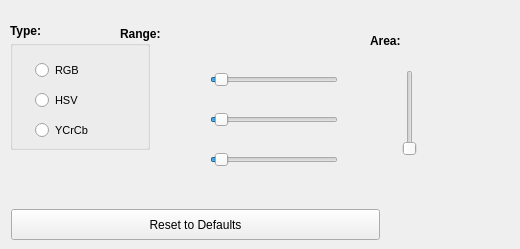
   <widget class="QWidget" name="TeamTab">
    <attribute name="title">
     <string>Team</string>
    </attribute>
    <widget class="QLabel" name="label_3">
     <property name="geometry">
      <rect>
       <x>120</x>
       <y>20</y>
       <width>71</width>
       <height>27</height>
      </rect>
     </property>
     <property name="minimumSize">
      <size>
       <width>0</width>
       <height>27</height>
      </size>
     </property>
     <property name="maximumSize">
      <size>
       <width>16777215</width>
       <height>27</height>
      </size>
     </property>
     <property name="font">
      <font>
       <pointsize>9</pointsize>
       <weight>75</weight>
       <bold>true</bold>
      </font>
     </property>
     <property name="text">
      <string>Range:</string>
     </property>
    </widget>
    <widget class="QLabel" name="label_2">
     <property name="geometry">
      <rect>
       <x>10</x>
       <y>20</y>
       <width>65</width>
       <height>21</height>
      </rect>
     </property>
     <property name="font">
      <font>
       <pointsize>9</pointsize>
       <weight>75</weight>
       <bold>true</bold>
      </font>
     </property>
     <property name="text">
      <string>Type:</string>
     </property>
    </widget>
    <widget class="QxtSpanSlider" name="TeamChannel1qxtSpanSlider">
     <property name="geometry">
      <rect>
       <x>210</x>
       <y>70</y>
       <width>128</width>
       <height>20</height>
      </rect>
     </property>
     <property name="sizePolicy">
      <sizepolicy hsizetype="Expanding" vsizetype="Fixed">
       <horstretch>0</horstretch>
       <verstretch>0</verstretch>
      </sizepolicy>
     </property>
     <property name="maximum">
      <number>255</number>
     </property>
     <property name="sliderPosition">
      <number>10</number>
     </property>
     <property name="orientation">
      <enum>Qt::Horizontal</enum>
     </property>
     <property name="tickPosition">
      <enum>QSlider::NoTicks</enum>
     </property>
     <property name="upperValue">
      <number>255</number>
     </property>
     <property name="handleMovementMode">
      <enum>QxtSpanSlider::NoCrossing</enum>
     </property>
    </widget>
    <widget class="QxtSpanSlider" name="TeamChannel2qxtSpanSlider">
     <property name="geometry">
      <rect>
       <x>210</x>
       <y>110</y>
       <width>128</width>
       <height>20</height>
      </rect>
     </property>
     <property name="sizePolicy">
      <sizepolicy hsizetype="Expanding" vsizetype="Fixed">
       <horstretch>0</horstretch>
       <verstretch>0</verstretch>
      </sizepolicy>
     </property>
     <property name="maximum">
      <number>255</number>
     </property>
     <property name="sliderPosition">
      <number>10</number>
     </property>
     <property name="orientation">
      <enum>Qt::Horizontal</enum>
     </property>
     <property name="upperValue">
      <number>255</number>
     </property>
     <property name="handleMovementMode">
      <enum>QxtSpanSlider::NoCrossing</enum>
     </property>
    </widget>
    <widget class="QxtSpanSlider" name="TeamChannel3qxtSpanSlider">
     <property name="geometry">
      <rect>
       <x>210</x>
       <y>150</y>
       <width>128</width>
       <height>19</height>
      </rect>
     </property>
     <property name="sizePolicy">
      <sizepolicy hsizetype="Expanding" vsizetype="Fixed">
       <horstretch>0</horstretch>
       <verstretch>0</verstretch>
      </sizepolicy>
     </property>
     <property name="maximum">
      <number>255</number>
     </property>
     <property name="sliderPosition">
      <number>10</number>
     </property>
     <property name="orientation">
      <enum>Qt::Horizontal</enum>
     </property>
     <property name="upperValue">
      <number>255</number>
     </property>
     <property name="upperPosition">
      <number>255</number>
     </property>
     <property name="handleMovementMode">
      <enum>QxtSpanSlider::NoCrossing</enum>
     </property>
    </widget>
    <widget class="QPushButton" name="resetTeamToDefaultsButton">
     <property name="geometry">
      <rect>
       <x>11</x>
       <y>209</y>
       <width>369</width>
       <height>31</height>
      </rect>
     </property>
     <property name="text">
      <string>Reset to Defaults</string>
     </property>
    </widget>
    <widget class="QLabel" name="TeamChannel1min">
     <property name="geometry">
      <rect>
       <x>170</x>
       <y>70</y>
       <width>31</width>
       <height>21</height>
      </rect>
     </property>
     <property name="text">
      <string/>
     </property>
    </widget>
    <widget class="QLabel" name="TeamChannel1max">
     <property name="geometry">
      <rect>
       <x>350</x>
       <y>70</y>
       <width>31</width>
       <height>21</height>
      </rect>
     </property>
     <property name="text">
      <string/>
     </property>
    </widget>
    <widget class="QLabel" name="TeamChannel2min">
     <property name="geometry">
      <rect>
       <x>170</x>
       <y>110</y>
       <width>31</width>
       <height>21</height>
      </rect>
     </property>
     <property name="text">
      <string/>
     </property>
    </widget>
    <widget class="QLabel" name="TeamChannel2max">
     <property name="geometry">
      <rect>
       <x>350</x>
       <y>110</y>
       <width>31</width>
       <height>21</height>
      </rect>
     </property>
     <property name="text">
      <string/>
     </property>
    </widget>
    <widget class="QLabel" name="TeamChannel3min">
     <property name="geometry">
      <rect>
       <x>170</x>
       <y>150</y>
       <width>31</width>
       <height>21</height>
      </rect>
     </property>
     <property name="text">
      <string/>
     </property>
    </widget>
    <widget class="QLabel" name="TeamChannel3max">
     <property name="geometry">
      <rect>
       <x>350</x>
       <y>150</y>
       <width>31</width>
       <height>21</height>
      </rect>
     </property>
     <property name="text">
      <string/>
     </property>
    </widget>
    <widget class="QGroupBox" name="groupBox_2">
     <property name="geometry">
      <rect>
       <x>10</x>
       <y>40</y>
       <width>140</width>
       <height>110</height>
      </rect>
     </property>
     <property name="title">
      <string/>
     </property>
     <widget class="QRadioButton" name="TeamColorRGBButton">
      <property name="geometry">
       <rect>
        <x>25</x>
        <y>20</y>
        <width>60</width>
        <height>20</height>
       </rect>
      </property>
      <property name="maximumSize">
       <size>
        <width>140</width>
        <height>16777215</height>
       </size>
      </property>
      <property name="font">
       <font>
        <pointsize>8</pointsize>
       </font>
      </property>
      <property name="text">
       <string>RGB</string>
      </property>
     </widget>
     <widget class="QRadioButton" name="TeamColorHSVButton">
      <property name="geometry">
       <rect>
        <x>25</x>
        <y>50</y>
        <width>60</width>
        <height>20</height>
       </rect>
      </property>
      <property name="maximumSize">
       <size>
        <width>140</width>
        <height>16777215</height>
       </size>
      </property>
      <property name="font">
       <font>
        <pointsize>8</pointsize>
       </font>
      </property>
      <property name="text">
       <string>HSV</string>
      </property>
     </widget>
     <widget class="QRadioButton" name="TeamColorYCrCbButton">
      <property name="geometry">
       <rect>
        <x>25</x>
        <y>80</y>
        <width>60</width>
        <height>20</height>
       </rect>
      </property>
      <property name="maximumSize">
       <size>
        <width>140</width>
        <height>16777215</height>
       </size>
      </property>
      <property name="font">
       <font>
        <pointsize>8</pointsize>
       </font>
      </property>
      <property name="text">
       <string>YCrCb</string>
      </property>
     </widget>
    </widget>
    <widget class="QxtSpanSlider" name="TeamAreaqxtSpanSlider">
     <property name="geometry">
      <rect>
       <x>400</x>
       <y>70</y>
       <width>19</width>
       <height>86</height>
      </rect>
     </property>
     <property name="maximum">
      <number>555</number>
     </property>
     <property name="singleStep">
      <number>1</number>
     </property>
     <property name="lowerValue">
      <number>0</number>
     </property>
     <property name="upperValue">
      <number>555</number>
     </property>
     <property name="handleMovementMode">
      <enum>QxtSpanSlider::NoCrossing</enum>
     </property>
    </widget>
    <widget class="QLabel" name="label_16">
     <property name="geometry">
      <rect>
       <x>370</x>
       <y>30</y>
       <width>41</width>
       <height>21</height>
      </rect>
     </property>
     <property name="font">
      <font>
       <weight>75</weight>
       <bold>true</bold>
      </font>
     </property>
     <property name="text">
      <string>Area:</string>
     </property>
    </widget>
    <widget class="QLabel" name="TeamAreamaxLabel">
     <property name="geometry">
      <rect>
       <x>440</x>
       <y>50</y>
       <width>71</width>
       <height>21</height>
      </rect>
     </property>
     <property name="text">
      <string/>
     </property>
    </widget>
    <widget class="QLabel" name="TeamAreaminLabel">
     <property name="geometry">
      <rect>
       <x>440</x>
       <y>140</y>
       <width>71</width>
       <height>21</height>
      </rect>
     </property>
     <property name="text">
      <string/>
     </property>
    </widget>
   </widget>
